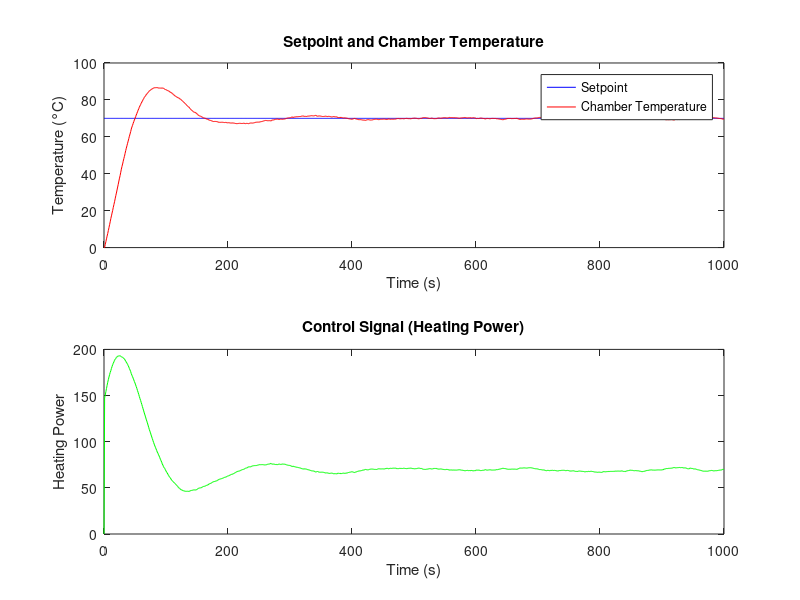

Write the MATLAB code that produced this figure.
clc
clear all;
% PID Controller Constants
Kp = 2.0; % Proportional gain
Ki = 0.1; % Integral gain
Kd = 0.01; % Derivative gain

% Sampling Time (Ts)
Ts = 1; % 1-second sampling time

% Initialize variables
error = 0;
integral = 0;
prev_error = 0;

% Time vector for simulation
time = 0:Ts:1000; % Simulate for 100 seconds

% Setpoint for temperature control (desired temperature)
setpoint = 70; % Set desired temperature in degrees Celsius

% Simulated chamber temperature (process variable)
process_variable = zeros(size(time)); % Initialize the array with zeros

% Control signal (heating power)
control_signal = zeros(size(time));

%%% making of IIR filter from scratch

for t = 2:numel(time) 
    % Measure the chamber temperature (process variable)
    % Simulated chamber temperature response 
    % Here, we simulate a simple response to changes in control signal.
    process_variable(t) = 0.01 * control_signal(t-1) + 0.99 * process_variable(t-1) + 0.1 * randn();

    % Calculate the error
    error = setpoint - process_variable(t);

    % Calculate the integral term using IIR filter
    integral = integral + (Ki * Ts * error);

    % Calculate the derivative term using IIR filter
    derivative = (Kd / Ts) * (error - prev_error);

    % Calculate the control signal
    control_signal(t) = Kp * error + integral + derivative;

    % Update previous error for the next iteration
    prev_error = error;
end

% Plot the results
figure;
subplot(2, 1, 1);
plot(time, setpoint * ones(size(time)), 'b', time, process_variable, 'r');
title('Setpoint and Chamber Temperature');
legend('Setpoint', 'Chamber Temperature');
xlabel('Time (s)');
ylabel('Temperature (°C)');

subplot(2, 1, 2);
plot(time, control_signal, 'g');
title('Control Signal (Heating Power)');
xlabel('Time (s)');
ylabel('Heating Power');


